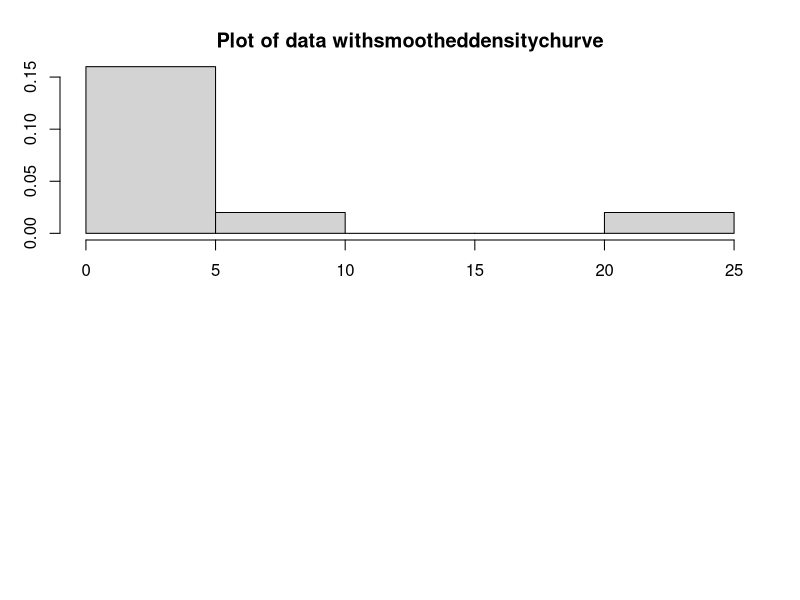

Here is the R script that generated this plot: (Note: this script raises an error after producing the figure.)
#### Visual comparison of whether sampling distribution is close to Normal via Bootstrap# a function to compare the bootstrap sampling distribution with
# a normal distribution with mean and SEM estimated from the data
bs.one.samp.dist <- function(dat,N= 1e4) {
  n <- length(dat) ;
  # resample from data
  sam <- matrix(sample(dat,size=N* n,replace=TRUE),ncol=N);
  # draw a histogram of the means
  sam.mean <- colMeans(sam) ;
  #save par() settings
  old.par <-par(no.readonly = TRUE)
  #make smaller margins
  par(mfrow=c(2,1),mar=c(3,2,2,1),oma=c(1,1,1,1))
  # Histogram overlaid with kernel density curve
  hist(dat,freq = FALSE,breaks=6
       ,main = "Plot of data withsmootheddensitychurve")
  points (density(dat),type="1")
  rug(dat)
  hist(sam.mean,freq = FALSE,breaks=25
       ,main = "Bootstrap sampling distribution of the mean"
       ,xlab = paste("Data:n=",n
                     ,"mean=",signif (mean(dat),digits-5)
                     ,",se=",signif (sa(dat)/sqrt(n)),digits=5))
  # overlay a density curve for the sample means
  points (density (sam.mean) ,type="I")
  # overlay a normal dis tmibutaom,bordand
  x<- seq(min(sam.mean),max(sam.mean),length=1000)
  points(x,dnorm(x,mean=mean(dat),sdfsd (dat)/sqrt(n))
         ,type = "1",lwd=2,col="red")
  # place a rug of points under the plot
  rug(sam.mean)
# restore par() settings
par(old.par)
}
# example data,skewed-----try others datasets to develop your intuit2on
x<-rgamma(10,shape=.5,scale= 20)
#install.packages("bs.one.samp.dist")
bs.one.samp.dist(x)